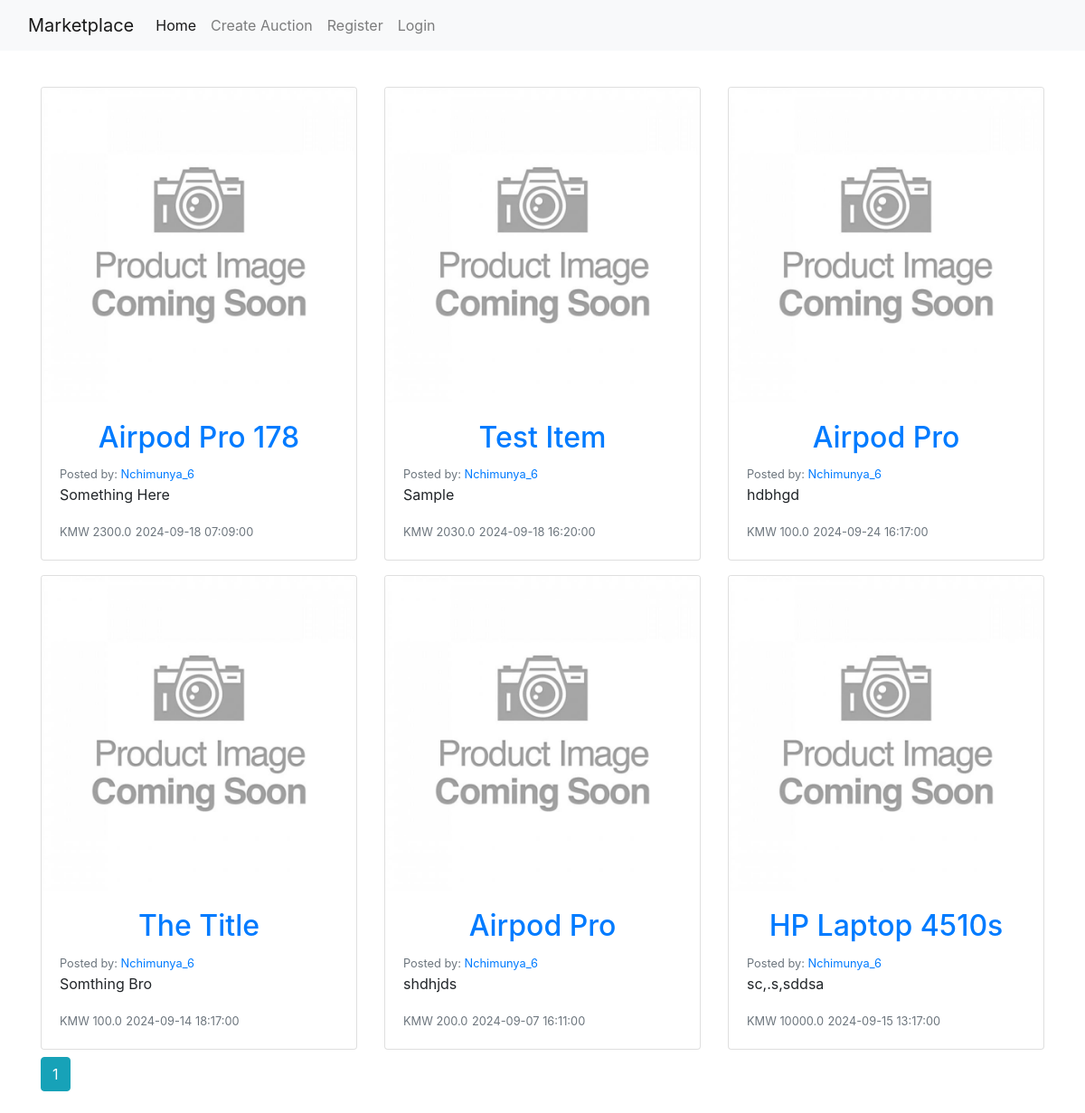
Page /auctions on the earlier database version.
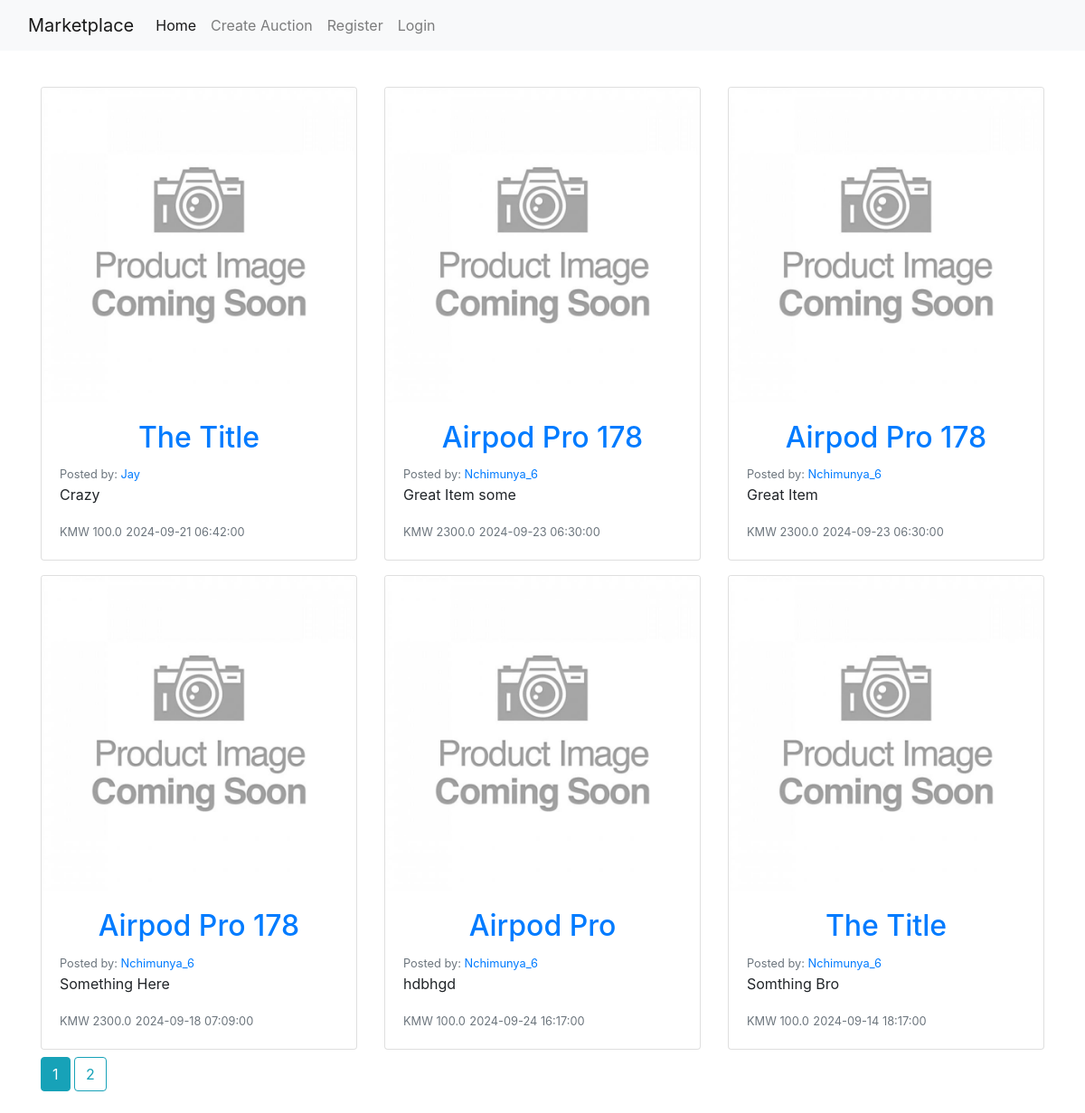
Same page on the later database version.
### auction_app/models.py (models this page shows, shortened)
class Auction(db.Model):
    __tablename__ = 'auctions'
    id = db.Column(db.Integer, primary_key=True)
    title = db.Column(db.String(100), nullable=False)
    description = db.Column(db.Text)
    image_file = db.Column(db.String(20), nullable=False, default='placeholder.jpg')
    initial_bid = db.Column(db.Float, nullable=False)
    date_posted = db.Column(db.DateTime, nullable=False, default=datetime.utcnow)
    end_date = db.Column(db.DateTime, nullable=False)
    user_id = db.Column(db.Integer, db.ForeignKey('users.id'), nullable=False)

class User(db.Model, UserMixin):
    __tablename__ = 'users'
    id = db.Column(db.Integer, primary_key=True)
    username = db.Column(db.String(20), unique=True, nullable=False)
    first_name = db.Column(db.String(20), nullable=False)
    last_name = db.Column(db.String(20), nullable=False)
    image_file = db.Column(db.String(20), nullable=False, default='default.jpg')
    email = db.Column(db.String(120), unique=True, nullable=False)
    password = db.Column(db.String(60), nullable=False)
    auctions = db.relationship('Auction', backref='bid', lazy=True)

### auction_app/auctions/routes.py (the view)
@auction_.route('/auctions', methods=['GET', 'POST'])
def auctions():
    page = request.args.get('page', 1, type=int)
    auctions = Auction.query.order_by(Auction.date_posted.desc()).paginate(page=page, per_page=6)
    return render_template('list_auctions.html', title="Home", auctions=auctions)

### auction_app/templates/list_auctions.html
{% extends 'base.html' %}
{% block content %}
<div class="container">
    <div class="row">
        {% for auction in auctions.items %}
            <div class="col-md-4 mt-3">
              <div class="card">
                <img src="{{ url_for('static', filename='item_pics/placeholder.jpg') }}" class="card-img-top" alt="placeholder for auctions">
                <div class="card-body">
                    <h2 class=""><a class="card-title" href="{{url_for('auctions.auction', auction_id=auction.id)}}">{{ auction.title }}</a></h2>
                    <small class="text-muted">Posted by:
                      <a href="{{ url_for('users.user_auctions', username=auction.bid.username) }}">
                        {{ auction.bid.username }}
                      </a>
                    </small>
                    <p class="card-text text-truncate">{{ auction.description }}</p>
                    <small class="text-muted">KMW {{ auction.initial_bid }}</small>
                    <small class="text-muted">{{ auction.end_date }}</small>
                </div>
              </div>
            </div>
        {% endfor %}
    </div>
    {% for page_num in auctions.iter_pages(left_edge=1, right_edge=1, left_current=1, right_current=2) %}
      {% if page_num %}
        {% if auctions.page == page_num %}
          <a class="btn btn-info mb-4 mt-2" href="{{url_for('auctions.auctions', page=page_num)}}">{{ page_num }}</a>
        {% else %}
          <a class="btn btn-outline-info mb-4 mt-2" href="{{url_for('auctions.auctions', page=page_num)}}">{{ page_num }}</a>
        {% endif %}
      {% else %}
      ...
      {% endif %}
    {% endfor %}
</div>
{% endblock %}

Differences in the rows shown:
removed Auction: title "Test Item", bid.username "Nchimunya_6", description "Sample", initial_bid "2030.0", end_date "2024-09-18 16:20:00"
no longer on this page (row unchanged): Auction: title "Airpod Pro", bid.username "Nchimunya_6", description "shdhjds", initial_bid "200.0", end_date "2024-09-07 16:11:00"
removed Auction: title "HP Laptop 4510s", bid.username "Nchimunya_6", description "sc,.s,sddsa", initial_bid "10000.0", end_date "2024-09-15 13:17:00"
added Auction: title "The Title", bid.username "Jay", description "Crazy", initial_bid "100.0", end_date "2024-09-21 06:42:00"
added Auction: title "Airpod Pro 178", bid.username "Nchimunya_6", description "Great Item some", initial_bid "2300.0", end_date "2024-09-23 06:30:00"
added Auction: title "Airpod Pro 178", bid.username "Nchimunya_6", description "Great Item", initial_bid "2300.0", end_date "2024-09-23 06:30:00"
Other differences:
new list line: "2"
